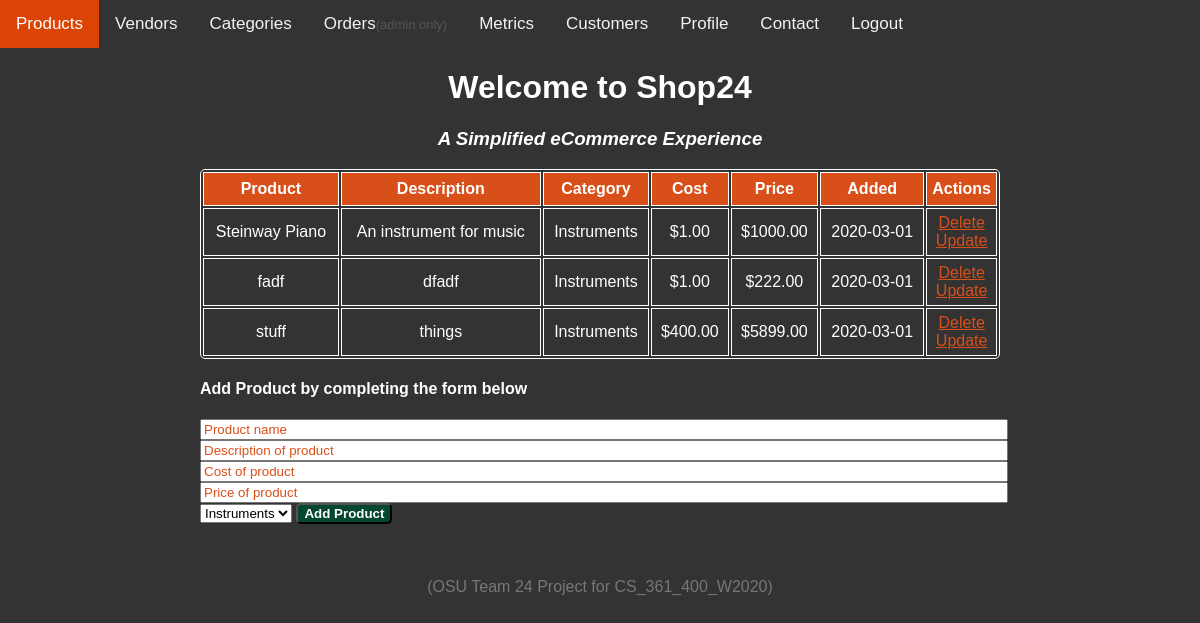
Screenshot of / (signed in) with the database file from the repository.
### app.py (models this page shows, shortened)
class Product(db.Model):
    id =                    db.Column(db.Integer, primary_key=True)
    product_name =          db.Column(db.String(200), nullable=False)
    product_description =   db.Column(db.String(200), nullable=False)
    product_price =         db.Column(db.Numeric(10, 2), nullable=False)
    product_cost =          db.Column(db.Numeric(10, 2), nullable=False)
    date_created =          db.Column(db.DateTime, default=datetime.utcnow)
    category_id =           db.Column(db.Integer, db.ForeignKey('category.id'), nullable=False)

class Category(db.Model):
    id = db.Column(db.Integer, primary_key=True)
    category_name = db.Column(db.String(200), nullable=False)

### app.py (the view)
@app.route("/", methods=['POST', 'GET'])
@login_required
def index():
    if request.method == 'POST':
        name = request.form['product_name']
        description = request.form['product_description']
        cost = request.form['product_cost']
        price = request.form['product_price']
        category = request.form['category_id']
        if float(price) < (1.3 * float(cost)):
            price = (1.3 * cost)
        new_product = Product(
            product_name=name,
            product_description=description,
            product_price=price,
            product_cost=cost,
            category_id=category
        )
        print("Product data:")
        print(new_product.id)
        print(new_product.product_name)
        print(new_product.product_description)
        print(new_product.product_price)
        try:
            db.session.add(new_product)
            db.session.commit()
            return redirect('/')
        except:
            return "Error: There was a problem adding the new product data"
    else:
        tasks = Product.query.order_by(Product.date_created).all()
        categories= Category.query.all()
        return render_template("index.html", tasks = tasks, categories=categories)

### app.py (called while the page is built)
@login_manager.user_loader
def load_user(user_id):
    return User.query.get(int(user_id))

### templates/index.html (shortened to what this page needs)
{% extends 'base.html' %}
{% block body %}
<div class="topnav">
    <a class="active" href="/">Products</a>
    <a href="{{ url_for('vendors') }}">Vendors</a>
    <a href="{{ url_for('category') }}">Categories</a>
    <a href="{{ url_for('orders') }}">Orders<span class="employee_view">(admin only)</span></a>
    <a href="{{ url_for('metrics') }}">Metrics</a>
    <a href="{{ url_for('customers') }}">Customers</a>
    <a href="{{ url_for('profile') }}">Profile</a>
    <a href="{{ url_for('contact') }}">Contact</a>
    <a href="{{ url_for('logout') }}">Logout</a>
</div>
<div class="content">
    <h1 style="text-align: center">Welcome to Shop24</h1>
    <h3 style="text-align: center"><em>A Simplified eCommerce Experience</em></h3>
    {% if tasks|length < 1 %}
    <h4 style="text-align: center">There are no products for sale.<br>(If you're a siteowner or vendor you may add them below)</h4>
    {% else %}
    <table>
        <tr>
            <th>Product</th>
            <th>Description</th>
            <th>Category</th>
            <th>Cost</th>
            <th>Price</th>
            <th>Added</th>
            <th>Actions</th>
        </tr>
        {% for task in tasks %}
            <tr>
                <td>{{ task.product_name }}</td>
                <td>{{ task.product_description }}</td>
                {% for category in categories %}
                    {% if category.id == task.category_id %}
                        <td>{{ category.category_name}}</td>
                    {% endif %}
                {% endfor %}
                <td>${{task.product_cost}}</td>
                <td>${{task.product_price }}</td>
                <td>{{ task.date_created.date() }}</td>
                <td>
                    <a href="/delete/{{task.id}}">Delete</a>
                    <br>
                    <a href="/update/{{task.id}}">Update</a>
                </td>
            </tr>
        {% endfor %}
    </table>
    {% endif %}
    <div class="form">
        <form action="/" method="POST">
            <h4>Add Product by completing the form below</h4>
            <input type="text" name="product_name" id="content" placeholder="Product name">
            <input type="text" name="product_description" id="content" placeholder="Description of product">
            <input type="number" name="product_cost" id="content" placeholder="Cost of product">
            <input type="number" name="product_price" id="content" placeholder="Price of product"><br>
            <select name="category_id" id="">
                {% for category in categories %}
                    <option value="{{ category.id }}">{{ category.category_name }}</option>
                {% endfor %}
            </select>
            <input type="submit" value="Add Product">
        </form>
    </div>
</div>
{% endblock %}

### static/css/main.css (style rules this page uses)
body, html { margin: 0; font-family: sans-serif; background-color: #333; }
.employee_view { font-size: small; color: #555; }
.topnav { overflow: hidden; background-color: #333; }
.topnav a { float: left; color: #f2f2f2; text-align: center; padding: 14px 16px; text-decoration: none; font-size: 17px; }
.topnav a.active { background-color: #dc4405; color: white; }
.active, .demo:hover { opacity: 1; }
h1 { color: white; }
h3 { color: white; }
h4 { color: white; }
a { color: #d94f19; }
.content { margin: 0 auto; width: 800px; }
table, td, th { border: 1px solid white; }
table { width: 100%; border-radius: 5px; }
th { height: 30px; background-color: #d94f19; color: white; }
td { text-align: center; padding: 5px; color: white; }
.form { margin-top: 20px; }
#content { width: 100%; }
input[value="Add Product"] { color: white; font-weight: bold; cursor: pointer; background-color: #034732; border-radius: 5px; }
input[type=text] { color: #034732; font-weight: bold; }
::placeholder { color: #d94f19; font-weight: normal; opacity: 1; }

### rows the page displays
Product: product_name "Steinway Piano", product_description "An instrument for music", product_cost "1.00", product_price "1000.00", date_created "2020-03-01"
Category: category_name "Instruments"
Product: product_name "fadf", product_description "dfadf", product_cost "1.00", product_price "222.00", date_created "2020-03-01"
Product: product_name "stuff", product_description "things", product_cost "400.00", product_price "5899.00", date_created "2020-03-01"

### other values shown
form field category_id "Instruments"
